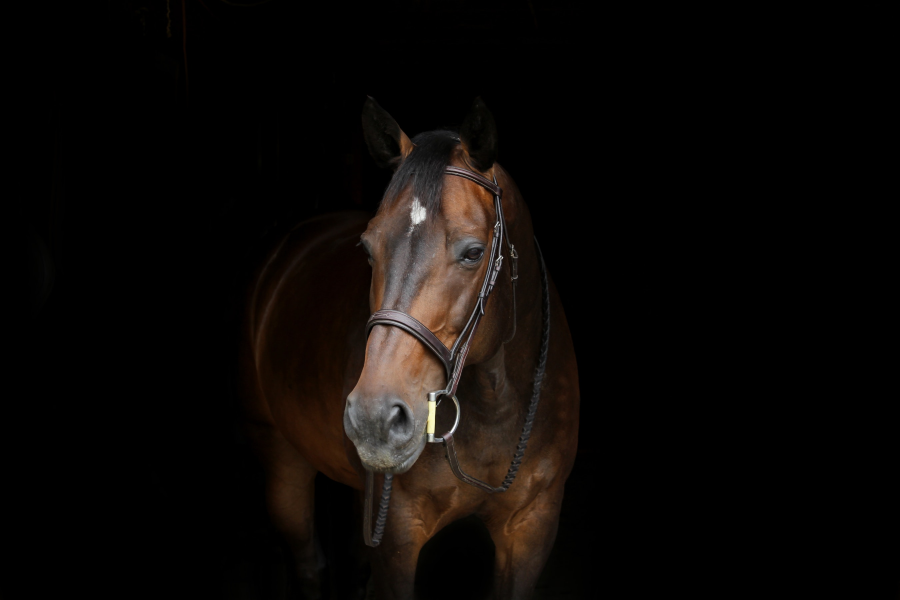
#> input picture DATA/horse.jpg, 2700 x 1800 px (shown at 1/3 size)
$ python '06 Histograms.py'
#> lines starting #> are read from the running program, lines starting #| are printed output that depends on the picture
# histograma é uma representação visual de distruibuição de valores contínuos
# no caso de img, a freq de valores de cores
# podemos colocar o histograma dos 3 canais de cores e ver quanto cada um deles aparece

import cv2
import matplotlib.pyplot as plt
import numpy as np


dark_horse = cv2.imread('../DATA/horse.jpg')
#> dark_horse is the input picture: shape (1800, 2700, 3); mean B, G, R 6.9, 8.9, 12
show_horse = cv2.cvtColor(dark_horse, cv2.COLOR_BGR2RGB)

blue_bricks = cv2.imread('../DATA/bricks.jpg')
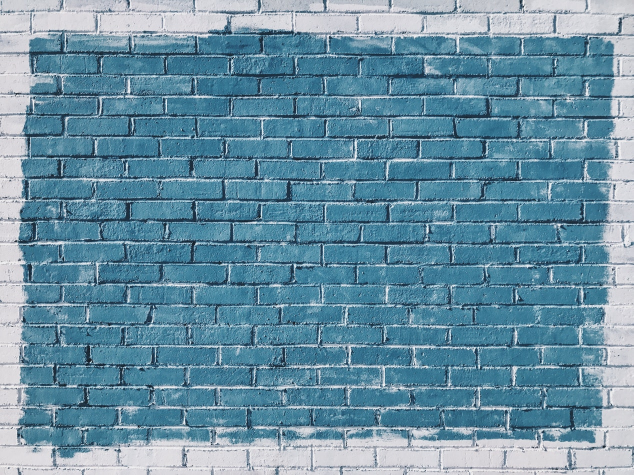
#> input picture DATA/bricks.jpg, 1267 x 950 px (shown at 1/2 size)
#> blue_bricks is the input picture: shape (950, 1267, 3); mean B, G, R 163.5, 144, 104.9
show_bricks = cv2.cvtColor(blue_bricks, cv2.COLOR_BGR2RGB)

# plt.imshow(show_horse)
# plt.imshow(show_bricks)

# histSize e ranges devem ir até um valor a mais do máx buscado e o canal é o azul
# OpenCv BRG
hist_bricks = cv2.calcHist([blue_bricks], channels=[0], mask=None, histSize=[256], ranges=[0, 256])
#> hist_bricks = 256 values, max 19329 at index 150, min 0 at index 0, mean 4701.8
hist_horse = cv2.calcHist([dark_horse], channels=[0], mask=None, histSize=[256], ranges=[0, 256])
#> hist_horse = 256 values, max 3726045 at index 0, min 10 at index 246, mean 18984.4

print(hist_bricks.shape)
#| (256, 1)

# [4 lines of commented-out code are left out]

plt.figure()
img = blue_bricks

color = ('b', 'g', 'r')

for i, col in enumerate(color):
    histr = cv2.calcHist([img], [i], None, [256], [0, 256])
    plt.plot(histr, color=col)
    plt.xlim([0, 256])

plt.title('HISTOGRAMA PARA BLUE BRICKS')

plt.figure()
img = dark_horse

color = ('b', 'g', 'r')

for i, col in enumerate(color):
    histr = cv2.calcHist([img], [i], None, [256], [0, 256])
    plt.plot(histr, color=col)
    plt.xlim([0, 50])
    plt.ylim([0, 500000])

plt.title('HISTOGRAMA PARA DARK HORSE')

# -----------------------------------------------------------
# -----------------------------------------------------------
# ------------------ Histograma em uma ROI ------------------
# -----------------------------------------------------------
# -----------------------------------------------------------

rainbow = cv2.imread('../DATA/rainbow.jpg')
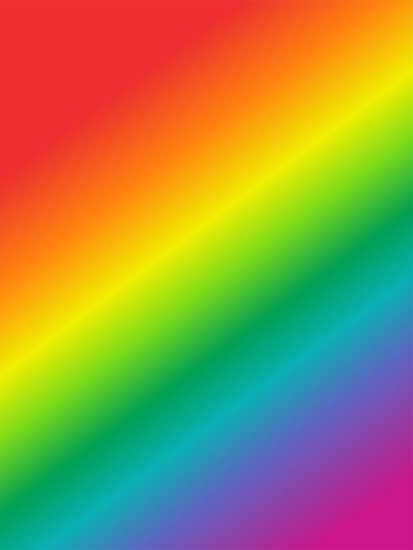
#> input picture DATA/rainbow.jpg, 413 x 550 px
#> rainbow is the input picture: shape (550, 413, 3); mean B, G, R 72.8, 142.3, 152.3
show_rainbow = cv2.cvtColor(rainbow, cv2.COLOR_BGR2RGB)

img = rainbow
print(img.shape)  # (550, 413, 3)
#| (550, 413, 3)

plt.figure()
mask = np.zeros(img.shape[:2], np.uint8)  # apenas (550, 413)
mask[300: 400, 100: 400] = 255
plt.imshow(mask, cmap='gray')

# rainbow com mask
plt.figure()
masked_img = cv2.bitwise_and(img, img, mask=mask)
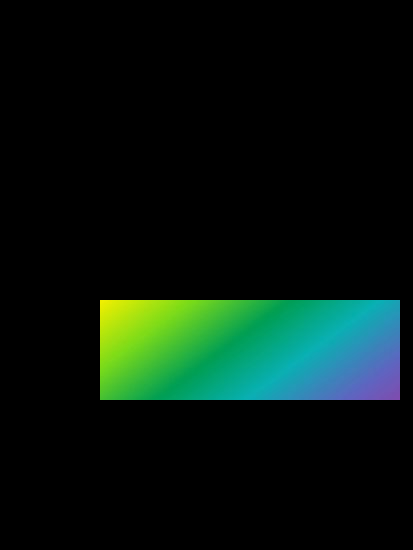
#> masked_img: shape (550, 413, 3); mean B, G, R 14.7, 22.5, 6.8
show_masked_img = cv2.bitwise_and(show_rainbow, show_rainbow, mask=mask)

plt.imshow(show_masked_img)

# histograma
hist_mask_values_red = cv2.calcHist([rainbow], channels=[2], mask=mask, histSize=[256], ranges=[0, 256])
#> hist_mask_values_red = 256 values, max 1332 at index 1, min 0 at index 221, mean 117.2
hist_values_red = cv2.calcHist([rainbow], channels=[2], mask=None, histSize=[256], ranges=[0, 256])
#> hist_values_red = 256 values, max 20471 at index 236, min 70 at index 226, mean 887.3

plt.figure()
plt.plot(hist_mask_values_red)
plt.title('HISTOGRAMA VERMELHO PARA RAINBOW COM MASK')

plt.figure()
plt.plot(hist_values_red)
plt.title('HISTOGRAMA VERMELHO PARA RAINBOW SEM MASK')

# -----------------------------------------------------------
# -----------------------------------------------------------
# ---------------- Histograma de Equalização ----------------
# -----------------------------------------------------------
# -----------------------------------------------------------
# método de ajuste de contraste baseado no histograma da img

gorilla = cv2.imread('../DATA/gorilla.jpg', 0)
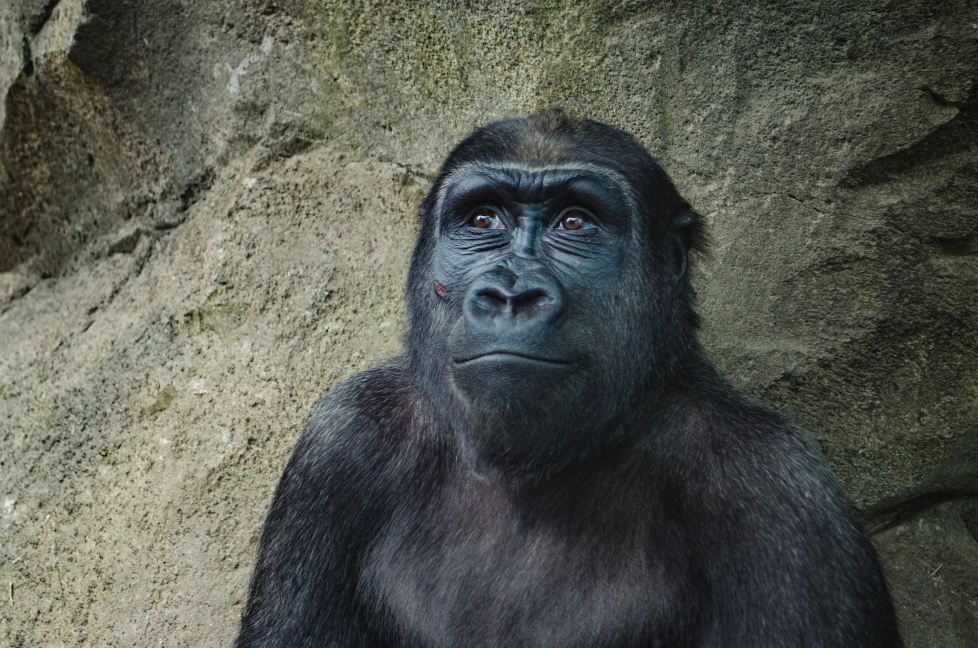
#> input picture DATA/gorilla.jpg, 1955 x 1295 px (shown at 1/2 size)
#> gorilla: shape (1295, 1955); min 0, max 255, mean 87.1


def display_img(img, cmap=None):
    fig = plt.figure(figsize=(12, 6))
    ax = fig.add_subplot(111)
    ax.imshow(img, cmap)


display_img(gorilla, 'gray')

plt.figure()
hist_values = cv2.calcHist([gorilla], channels=[0], mask=None, histSize=[256], ranges=[0, 256])
#> hist_values = 256 values, max 24421 at index 38, min 0 at index 242, mean 9889.6
plt.plot(hist_values)

# img equalizada
eq_gorilla = cv2.equalizeHist(gorilla)
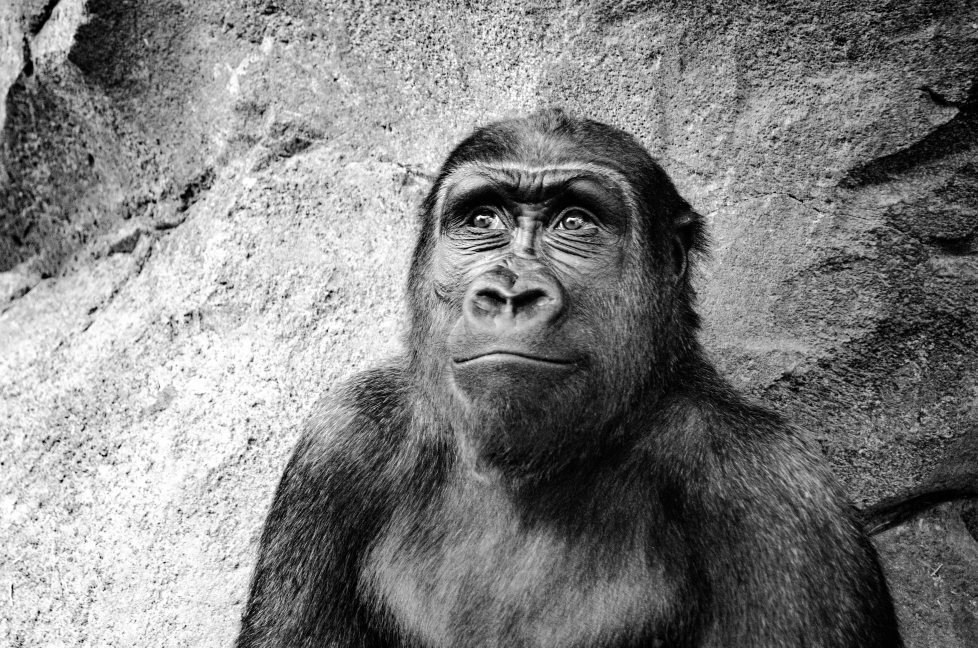
#> eq_gorilla: shape (1295, 1955) (shown at 1/2 size); min 0, max 255, mean 128.3
display_img(eq_gorilla, 'gray')

plt.figure()
hist_eq_values = cv2.calcHist([eq_gorilla], channels=[0], mask=None, histSize=[256], ranges=[0, 256])
#> hist_eq_values = 256 values, max 24421 at index 45, min 0 at index 6, mean 9889.6
plt.plot(hist_eq_values)

color_gorilla = cv2.imread('../DATA/gorilla.jpg')
#> color_gorilla is the input picture: shape (1295, 1955, 3); mean B, G, R 80.4, 88.9, 86
show_gorilla = cv2.cvtColor(color_gorilla, cv2.COLOR_BGR2RGB)
display_img(color_gorilla)

# para podermos equalizar uma img colorida em OpenCv, devemos usar o sistema HSV de cores
hsv = cv2.cvtColor(color_gorilla, cv2.COLOR_BGR2HSV)
#> hsv: shape (1295, 1955, 3); mean H, S, V 59, 46.4, 91.6

# os canais agora são HUE, SATURATION, VALUE, dos quais o último interessa nesse caso
# o canal VALUE é dado por hsv[:,:, 2]
hsv[:, :, 2] = cv2.equalizeHist(hsv[:, :, 2])
#> hsv: shape (1295, 1955, 3); mean H, S, V 59, 46.4, 128.3

eq_color_gorilla = cv2.cvtColor(hsv, cv2.COLOR_HSV2RGB)
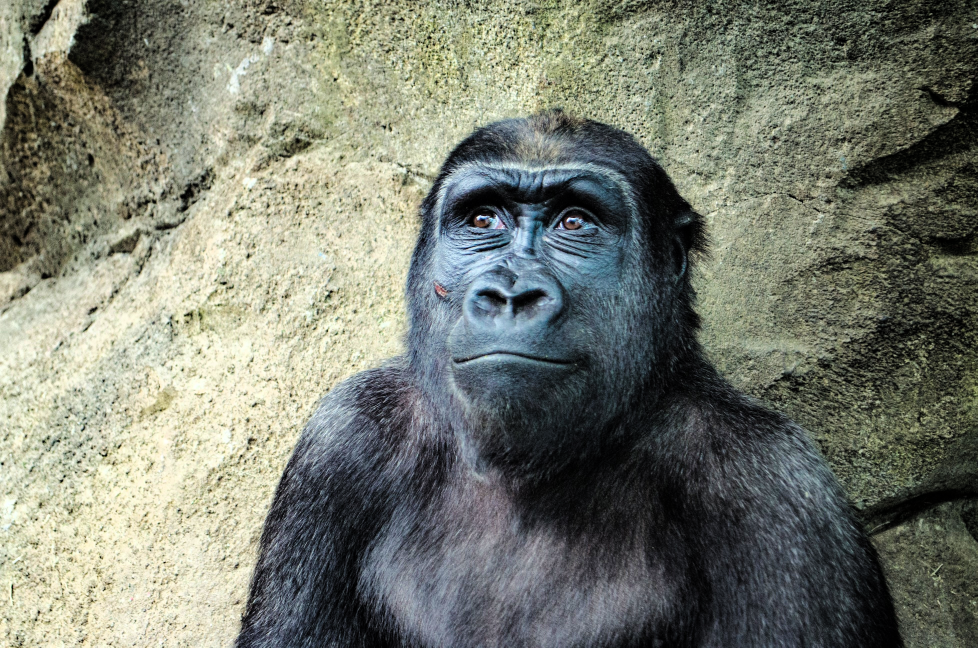
#> eq_color_gorilla: shape (1295, 1955, 3) (shown at 1/2 size); mean R, G, B 120.3, 124.4, 112.1

display_img(eq_color_gorilla)

plt.show()
#> figure, not shown here; curve peaks at x = 150, y = 19329; curve peaks at x = 124, y = 17804; curve peaks at x = 63, y = 16885
#> figure, not shown here; curve peaks at x = 0, y = 3726045; curve peaks at x = 0, y = 3605157; curve peaks at x = 0, y = 3582424
#> figure, not shown here; curve peaks at x = 1, y = 1332
#> figure, not shown here; curve peaks at x = 236, y = 20471
#> figure, not shown here; curve peaks at x = 38, y = 24421
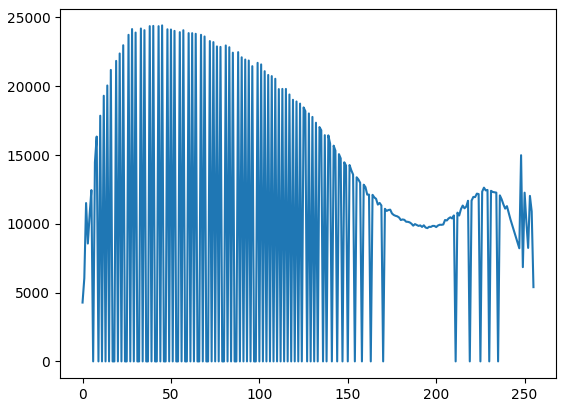
#> figure drawn by matplotlib, 1 panel; curve peaks at x = 45, y = 24421
